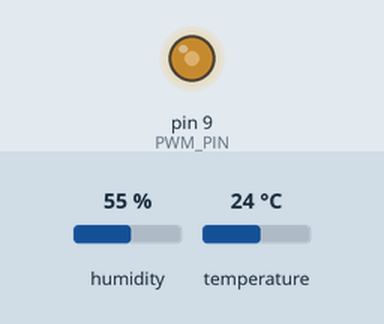
Recording of a sketch running on a simulated Arduino Uno, built with avr-gcc and run on an emulated ATmega328P. Shown: output pins drawn as LEDs (lit = HIGH). Inputs (shaded band) come from the test bench; at power-on: temperature 24 °C, humidity 55 %. What the sketch prints to the serial monitor is not drawn.

Above: at 2.8 s.
2.9 s: temperature set to 29 °C
7.2 s: temperature set to 32 °C
At 10.7 s:
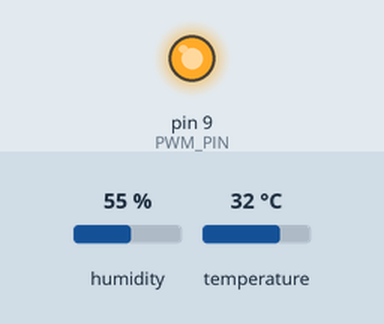
11.6 s: temperature set to 12 °C
At 15.3 s:
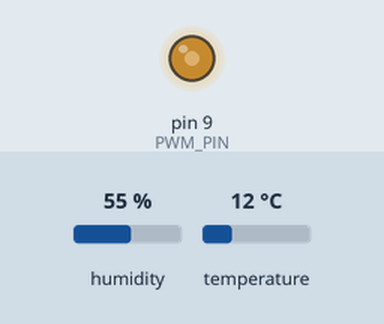
15.6 s: temperature set to 33 °C
At 19.3 s:
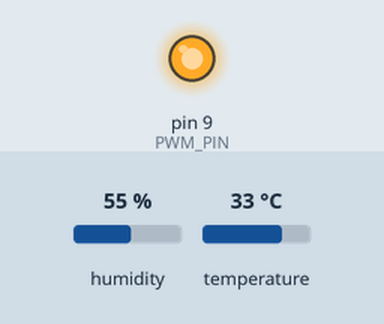
Timing chart, 0 to 20.7 s (numbered marks = the images above; inputs shaded):
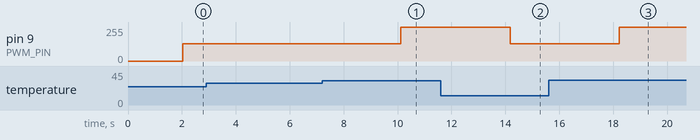

The sketch:

DHT11.ino
```cpp
#include <DHT.h>

#define DHTPIN 10
#define DHTTYPE DHT11
int PWM_PIN = 9;
DHT dht(DHTPIN, DHTTYPE);

unsigned long lastMoveTime = 0;
const int moveInterval = 100;

void setup() {
  pinMode(PWM_PIN, OUTPUT); // Ustawienie pinu jako wyjście do sterowania PWM
  Serial.begin(9600);
  dht.begin();
}

void loop() {
  float h = dht.readHumidity();
  float t = dht.readTemperature();

  if (isnan(h) || isnan(t)) {
    Serial.println("Błąd odczytu z czujnika DHT!");
  } else {
    Serial.print("Wilgotność: ");
    delay(1000);
    Serial.print(h);
    Serial.println(" %");
    Serial.print("Temperatura: ");
     delay(1000);
    Serial.print(t);
    Serial.println(" *C");
  }

  unsigned long currentTime = millis();

  if (t >= 31) {
    analogWrite(PWM_PIN, 255); // Ustawienie PWM na 255 (maksymalna prędkość wiatraka)
    if (currentTime - lastMoveTime >= moveInterval) {
      Serial.print("Wiatrak obrót: ");
      Serial.print(currentTime / 100); // Wyświetlenie obrotów wiatraka (czas w dziesiątkach milisekund)
      Serial.println(" RPM");
      lastMoveTime = currentTime;
    }
  } else if (t < 31) {
    analogWrite(PWM_PIN, 128); // Ustawienie PWM na 128 (połowa maksymalnej prędkości wiatraka)
    if (currentTime - lastMoveTime >= moveInterval) {
      Serial.println("Wiatrak zatrzymany");
      lastMoveTime = currentTime;
    }
  }
}
```

Measured:
- the behaviour switches between 30 and 31 °C on temperature (found by bisection; images 0 and 1)
- after the input at 2.9 s, every drawn part: stays the same
- after the input at 7.2 s, pin 9 (PWM_PIN): 128/255 → 255/255 after 2.9 s
- after the input at 11.6 s, pin 9 (PWM_PIN): 255/255 → 128/255 after 2.6 s
- after the input at 15.6 s, pin 9 (PWM_PIN): 128/255 → 255/255 after 2.6 s
